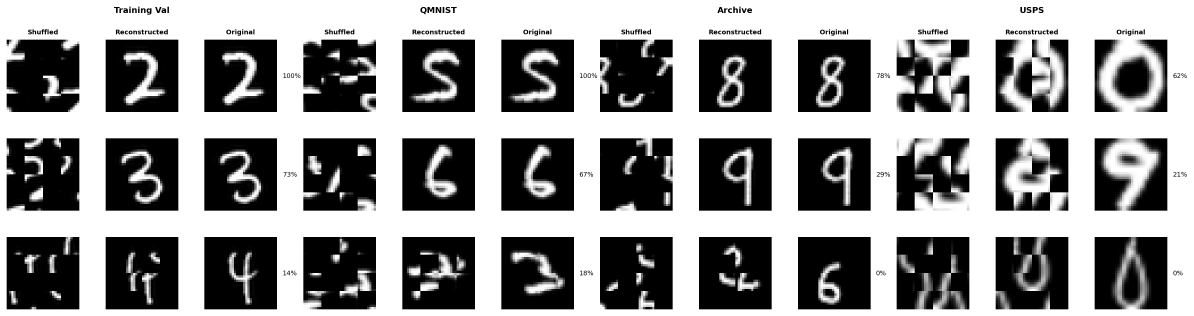
#> input picture images/all_datasets_comparison.png, 3581 x 948 px (shown at 1/3 size); its folder holds only this picture in this run
$ python -i utils.py   (imports and definitions only)
#> lines starting #> are read from the running program, lines starting #| are printed output that depends on the picture; after the words box and inside, x2 and y2 are one past the last pixel; in counts of white or black regions, pixels touching at a corner belong together
#> further down, picture is the input picture: shape (948, 3581, 3); min 0, max 255, mean 147.4
import os
import json
import random
import logging
import pickle
from typing import Tuple, List

import numpy as np
import cv2 as cv
import matplotlib.pyplot as plt
import scipy.optimize


# [42 lines left out: functions list_all_images, cross_val_imgs, not called in this run]

# cross_val_imgs(SEED = 2025, K = 5, file_path = "dataset/acv_train_32x32", output_jsons= "dataset/acv_train_32x32_cross_val")
# print(os.listdir("dataset/acv_train_32x32_cross_val"))

class PatchShuffleDataLoader:
    # [133 lines left out: functions __init__, _shuffle_patches, _load_image, _get_batches, not called in this run]

    def train_batches(self):
        return self._get_batches(self.train_files)

    def val_batches(self):
        return self._get_batches(self.val_files)

    # [99 lines left out: functions display_training_image, display_reconstructed_training_image, assign_patches, compute_reconstruction_accuracy, compute_total_receptive_field, not called in this run]

def augment_image(image, p_flip=0.5, max_rotation=10,
                  brightness_range=0.2, contrast_range=0.2, blur_prob=0.3,
                  morph_prob=0.4, noise_prob=0.3):
    """Apply random augmentations to a grayscale image (H, W, C) uint8.

    All augmentations preserve the black background: rotation uses black
    border fill, and a final threshold pass ensures low-value pixels from
    interpolation artefacts are cleaned to pure black.
    """
#> called with p_flip = 0.5, max_rotation = 10, brightness_range = 0.2, contrast_range = 0.2, blur_prob = 0.3, morph_prob = 0.4, noise_prob = 0.3
    h, w = image.shape[:2]
#> h = 948; w = 3581

    if random.random() < p_flip:
        image = np.ascontiguousarray(image[:, ::-1, :])

    angle = random.uniform(-max_rotation, max_rotation)
    if abs(angle) > 0.5:
        M = cv.getRotationMatrix2D((w / 2, h / 2), angle, 1.0)
        image = cv.warpAffine(image, M, (w, h), borderMode=cv.BORDER_CONSTANT, borderValue=0)
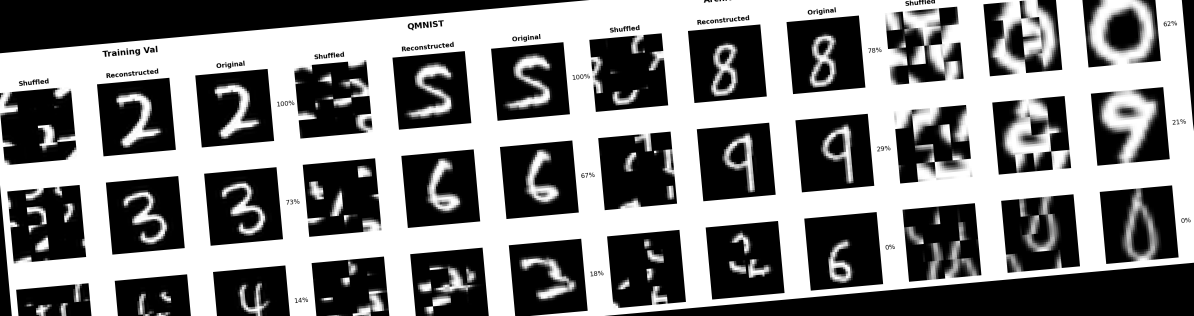
#> image: shape (948, 3581, 3) (shown at 1/3 size); min 0, max 255, mean 131.2
        if image.ndim == 2:
            image = image[:, :, np.newaxis]

    # Morphological augmentation: random erosion or dilation to vary stroke thickness
    if random.random() < morph_prob:
        ksize = random.choice([2, 3])
        kernel = np.ones((ksize, ksize), np.uint8)
        img_2d = image[:, :, 0] if image.ndim == 3 else image
        if random.random() < 0.5:
            img_2d = cv.erode(img_2d, kernel, iterations=1)
        else:
            img_2d = cv.dilate(img_2d, kernel, iterations=1)
        image = img_2d[:, :, np.newaxis] if image.ndim == 3 else img_2d

    # Foreground-only brightness
    img_f = image.astype(np.float32)
    fg_mask = img_f > 12.0  # current foreground
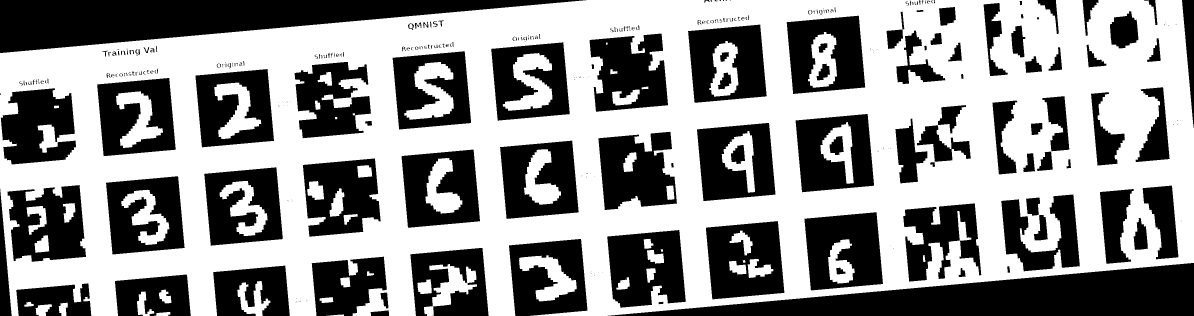
#> fg_mask: shape (948, 3581, 3) bool (shown at 1/3 size); 57.5% white; 361 black regions (158 under 20 px), largest, box (x1, y1, x2, y2) and area: (0, 0, 1759, 159) 140565, (1823, 789, 3581, 948) 140415, (2118, 663, 2353, 898) 40635
    shift = random.uniform(-brightness_range, brightness_range) * 255
    img_f[fg_mask] += shift
    image = np.clip(img_f, 0, 255).astype(np.uint8)
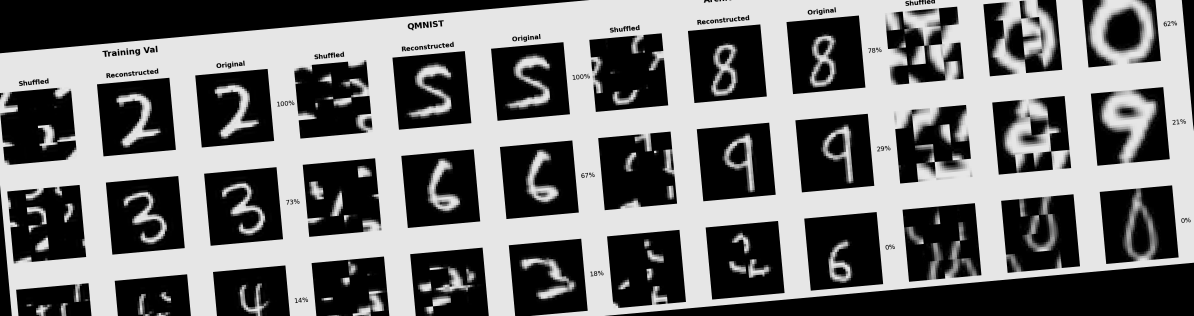
#> image: shape (948, 3581, 3) (shown at 1/3 size); min 0, max 230, mean 116.9

    # Foreground-only contrast
    img_f = image.astype(np.float32)
    factor = random.uniform(1.0 - contrast_range, 1.0 + contrast_range)
    if fg_mask.any():
        fg_mean = img_f[fg_mask].mean()
#> fg_mean = 203.1
        img_f[fg_mask] = (img_f[fg_mask] - fg_mean) * factor + fg_mean
    image = np.clip(img_f, 0, 255).astype(np.uint8)

    if random.random() < blur_prob:
        ksize = random.choice([3, 5])
        image = cv.GaussianBlur(image, (ksize, ksize), 0)
        if image.ndim == 2:
            image = image[:, :, np.newaxis]

    # Foreground-only Gaussian noise
    if random.random() < noise_prob:
        img_f = image.astype(np.float32)
        fg_now = img_f > 12.0
        sigma = random.uniform(5, 15)
        noise = np.random.randn(*image.shape) * sigma
        img_f[fg_now] += noise[fg_now]
        image = np.clip(img_f, 0, 255).astype(np.uint8)

    # Final cleanup: threshold low-value pixels to pure black.
    # This removes interpolation artefacts from rotation/blur that would
    # otherwise make black patches non-black (penalised in evaluation).
    image[image < 13] = 0  # 13/255 ≈ 0.05
#> image: shape (948, 3581, 3); min 0, max 230, mean 116.7

    return image


# [63 lines left out: functions augmented_train_batches, setup_logging, save_checkpoint, not called in this run]

>>> import cv2
>>> picture = cv2.imread('images/all_datasets_comparison.png')
>>> result = augment_image(picture)

$ run again, on images/archive_reconstruction.png
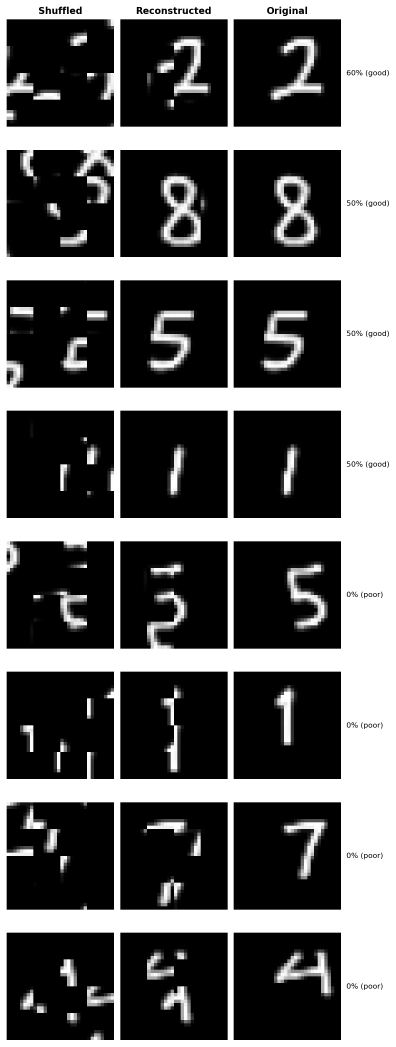
#> input picture images/archive_reconstruction.png, 1188 x 3140 px (shown at 1/3 size)
#> picture is the input picture: shape (3140, 1188, 3); min 0, max 255, mean 96.5
#> in augment_image, `fg_mask = img_f > 12.0`:
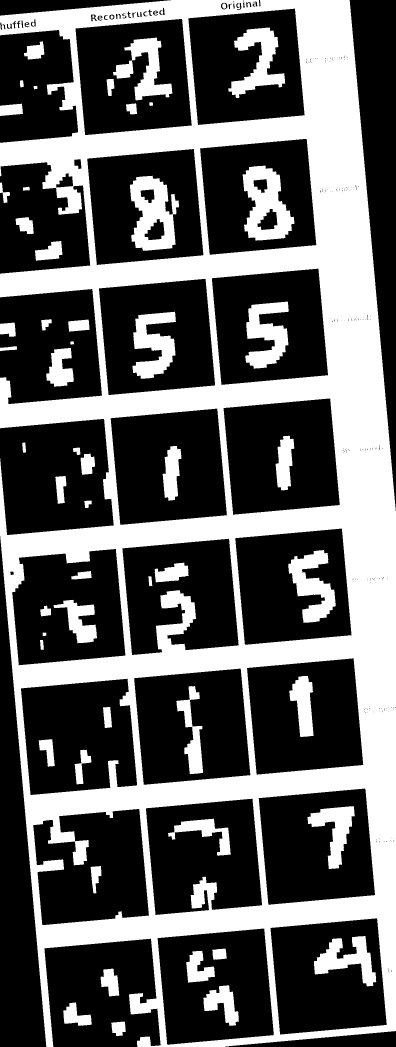
#> fg_mask: shape (3140, 1188, 3) bool (shown at 1/3 size); 37.2% white; 60 white regions, largest, box (x1, y1, x2, y2) and area: (0, 0, 1188, 3140) 1138485, (390, 527, 537, 752) 20248, (728, 497, 883, 722) 20232
#> in augment_image, `image = np.clip(img_f, 0, 255).astype(np.uint8)`:
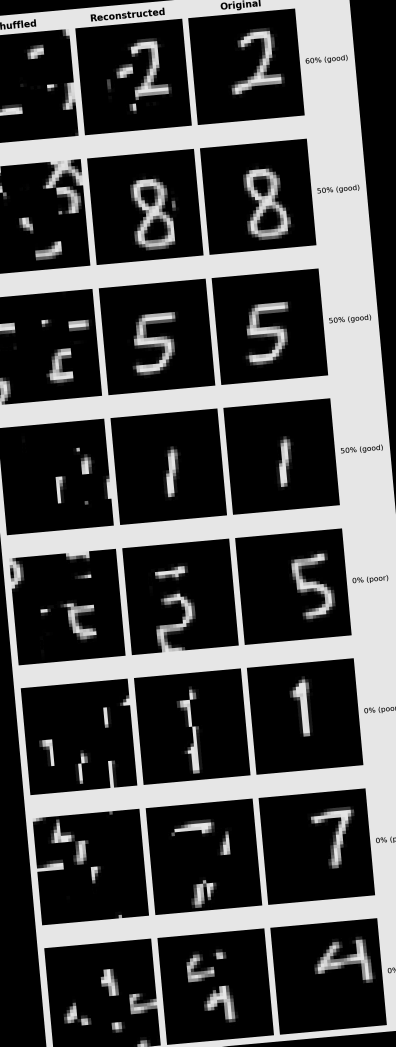
#> image: shape (3140, 1188, 3) (shown at 1/3 size); min 0, max 230, mean 75
#> fg_mean = 201.5

$ run again, on images/augmentation_comparison.png
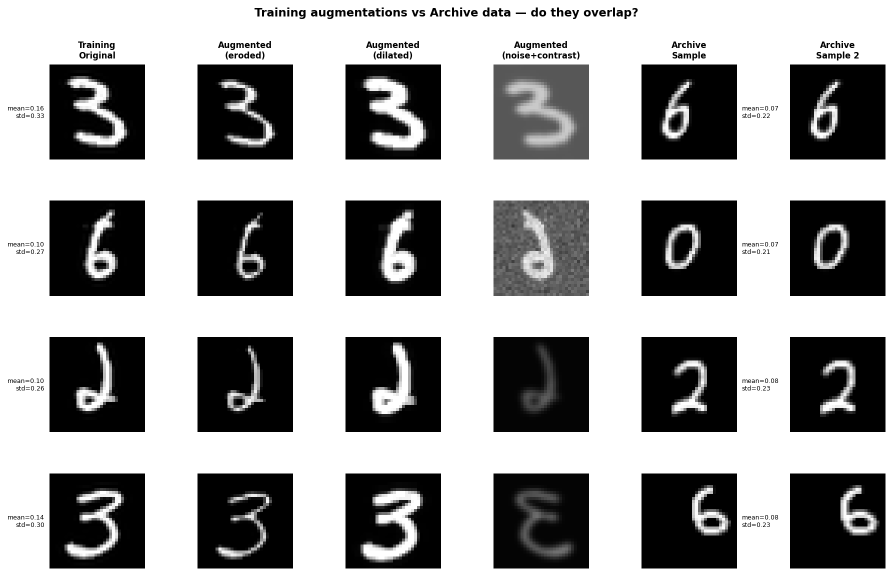
#> input picture images/augmentation_comparison.png, 1785 x 1152 px (shown at 1/2 size)
#> picture is the input picture: shape (1152, 1785, 3); min 0, max 255, mean 158.9
#> in augment_image, `fg_mask = img_f > 12.0`:
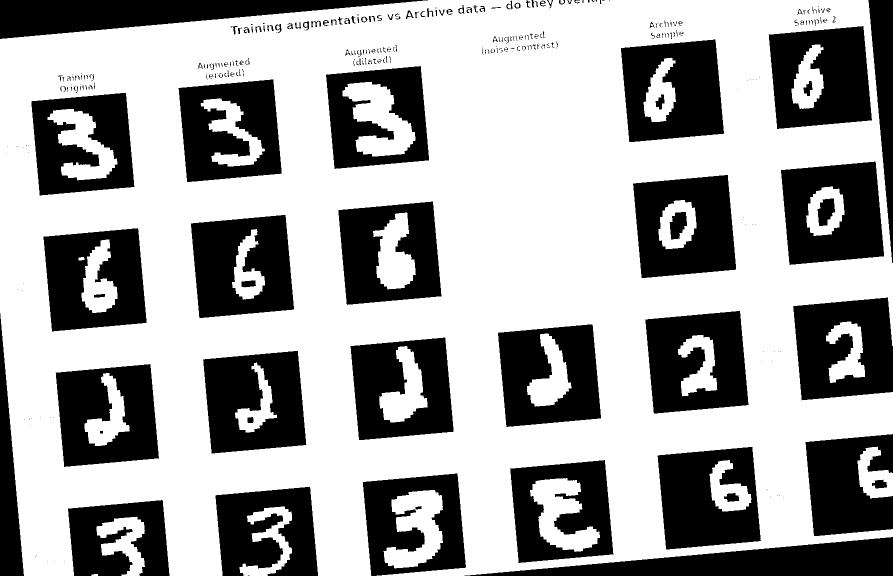
#> fg_mask: shape (1152, 1785, 3) bool (shown at 1/2 size); 64.3% white; 344 black regions (210 under 20 px), largest, box (x1, y1, x2, y2) and area: (0, 0, 856, 78) 33542, (929, 1074, 1785, 1152) 33468, (406, 702, 613, 907) 31764
#> in augment_image, `image = np.clip(img_f, 0, 255).astype(np.uint8)`:
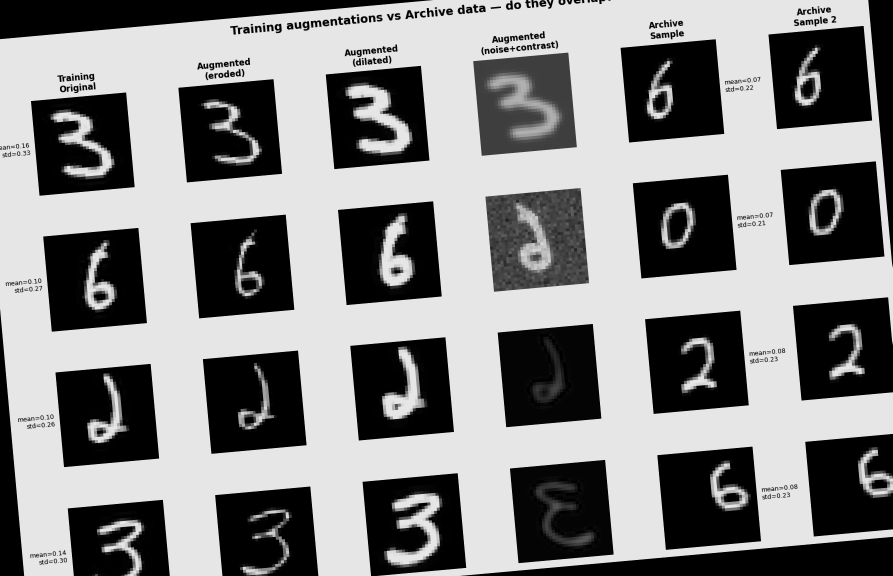
#> image: shape (1152, 1785, 3) (shown at 1/2 size); min 0, max 230, mean 133.3
#> fg_mean = 206.8

$ run again, on images/augmentation_comparison_v2.png
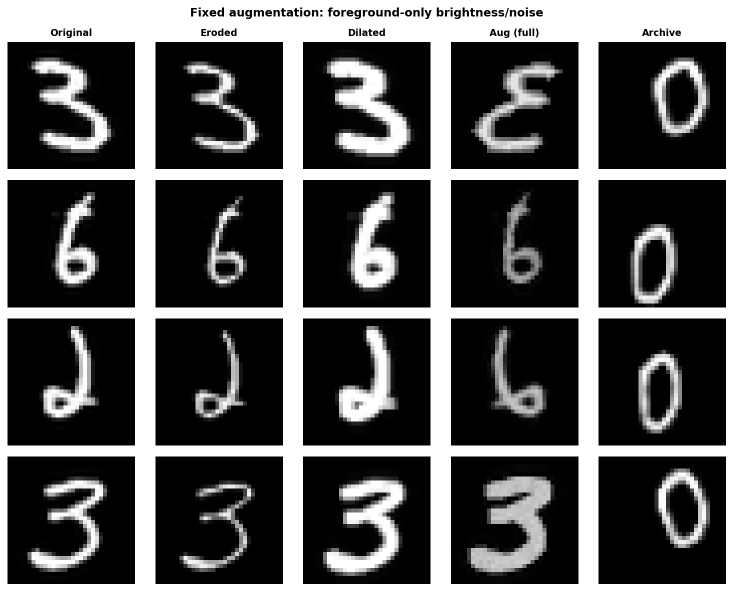
#> input picture images/augmentation_comparison_v2.png, 1466 x 1183 px (shown at 1/2 size)
#> picture is the input picture: shape (1183, 1466, 3); min 0, max 255, mean 85
#> in augment_image, `fg_mask = img_f > 12.0`:
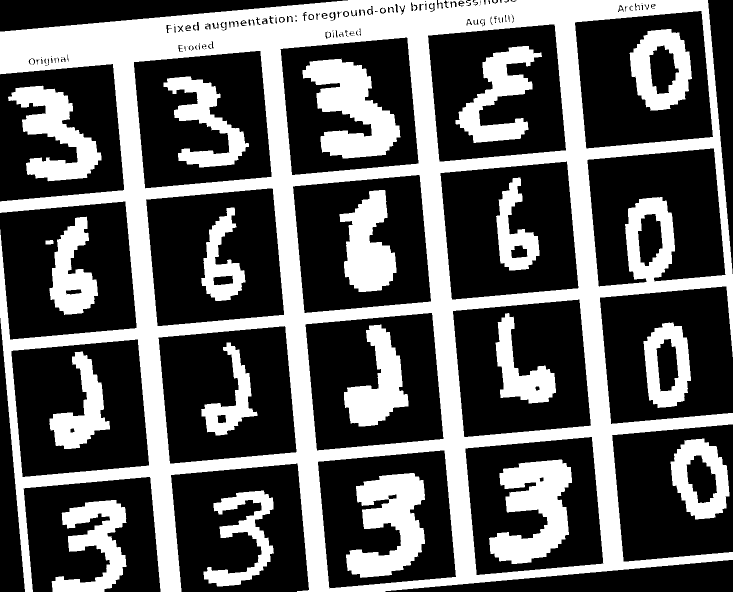
#> fg_mask: shape (1183, 1466, 3) bool (shown at 1/2 size); 36.7% white; 33 white regions (4 under 20 px), largest, box (x1, y1, x2, y2) and area: (0, 0, 1466, 1183) 400633, (605, 117, 801, 317) 20738, (978, 919, 1144, 1128) 20221
#> in augment_image, `image = np.clip(img_f, 0, 255).astype(np.uint8)`:
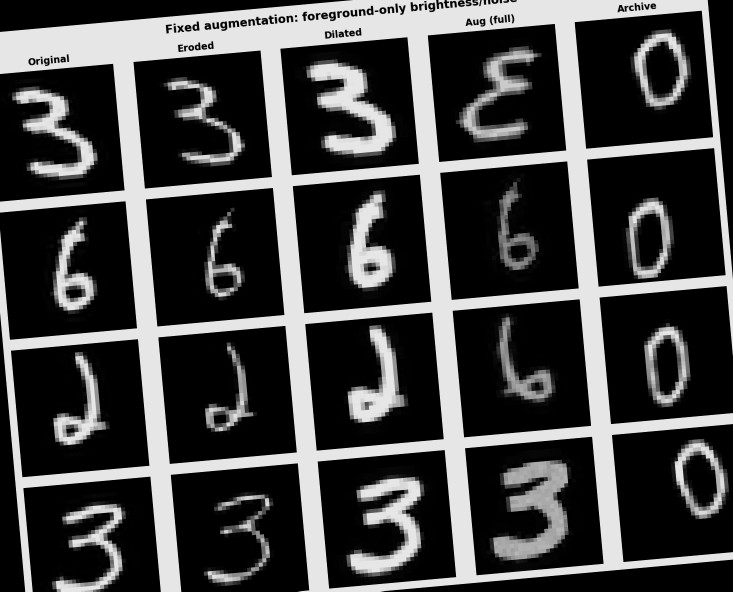
#> image: shape (1183, 1466, 3) (shown at 1/2 size); min 0, max 230, mean 68.4
#> fg_mean = 185.6
